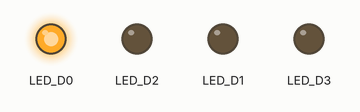
A sketch run on a simulated Arduino Opta. Shown: output pins drawn as LEDs (lit = HIGH).

Above: at 0.05 s.
At 0.25 s:
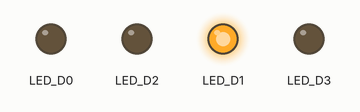
At 0.9 s:
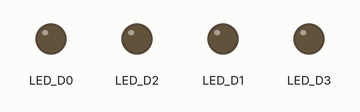
At 1.85 s:
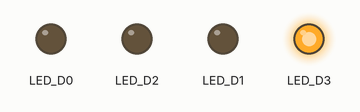
At 2.85 s:
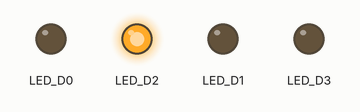
Timing chart, 0 to 3.1 s (numbered marks = the images above):
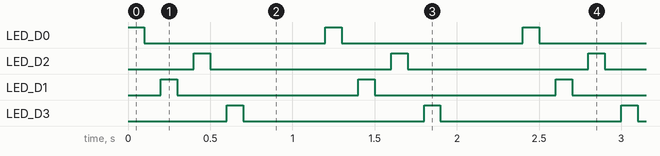

Measured:
- by itself, LED_D0, LED_D2, LED_D1, LED_D3: alternates HIGH for 0.10 s and LOW for 1.1 s

The sketch:

OPTA_Blink_Test.ino
```cpp
/*  OPTA tutorial #1
    Name: OPTA_Blink_test
    Purpose: Test Blink status of LEDs on the OPTA

    Author: ARDUIO
    Student: Theodis Hill (UID:118983264)
*/

void setup() {
  pinMode(LED_D0, OUTPUT);
  pinMode(LED_D1, OUTPUT);
  pinMode(LED_D2, OUTPUT);
  pinMode(LED_D3, OUTPUT);
}

void loop() {
  digitalWrite(LED_D0, HIGH);
  delay(100);
  digitalWrite(LED_D0, LOW);
  delay(100);

  digitalWrite(LED_D1, HIGH);
  delay(100);
  digitalWrite(LED_D1, LOW);
  delay(100);

  digitalWrite(LED_D2, HIGH);
  delay(100);
  digitalWrite(LED_D2, LOW);
  delay(100);

  digitalWrite(LED_D3, HIGH);
  delay(100);
  digitalWrite(LED_D3, LOW);
  delay(500);
}
// Works :)
```
